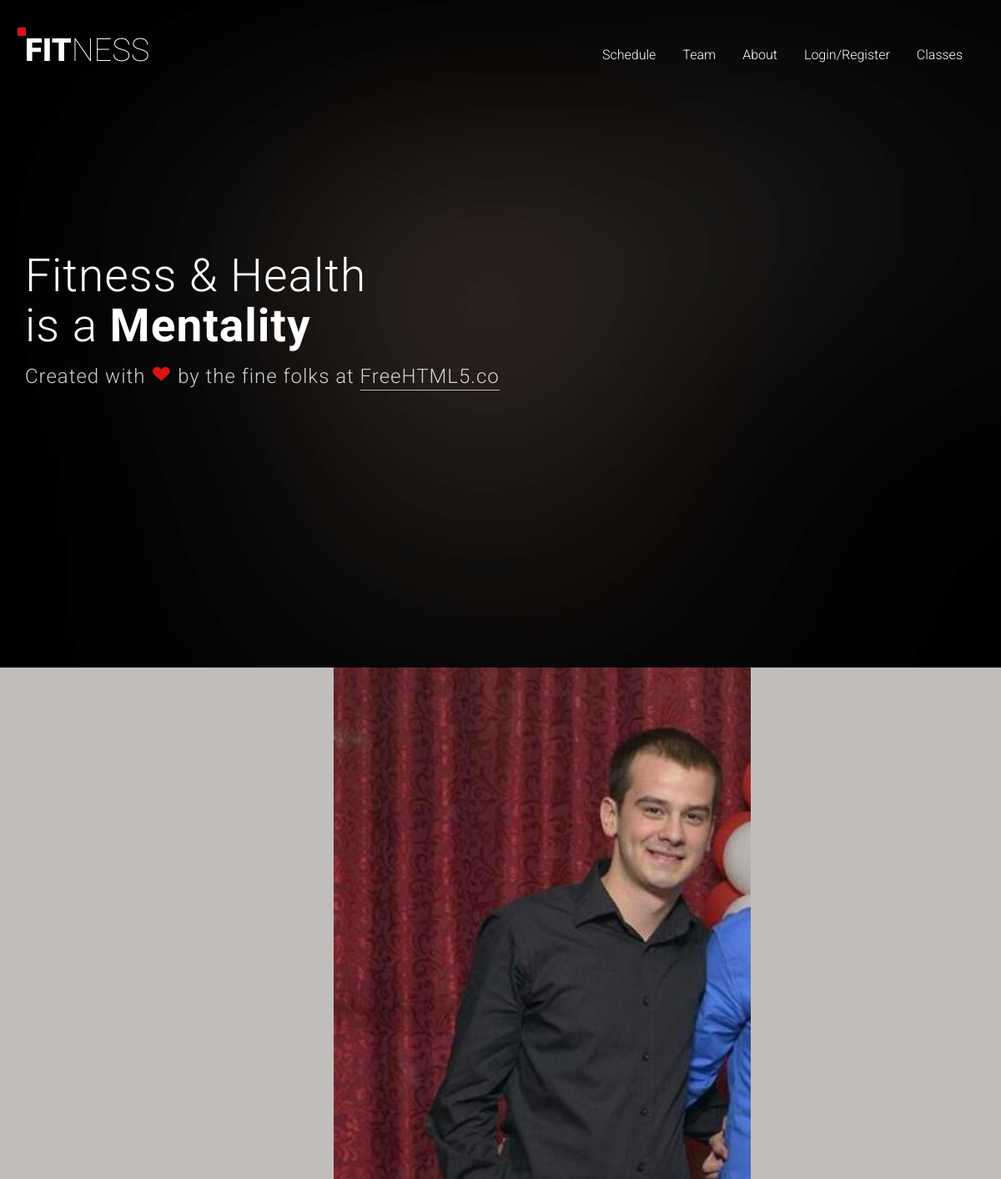
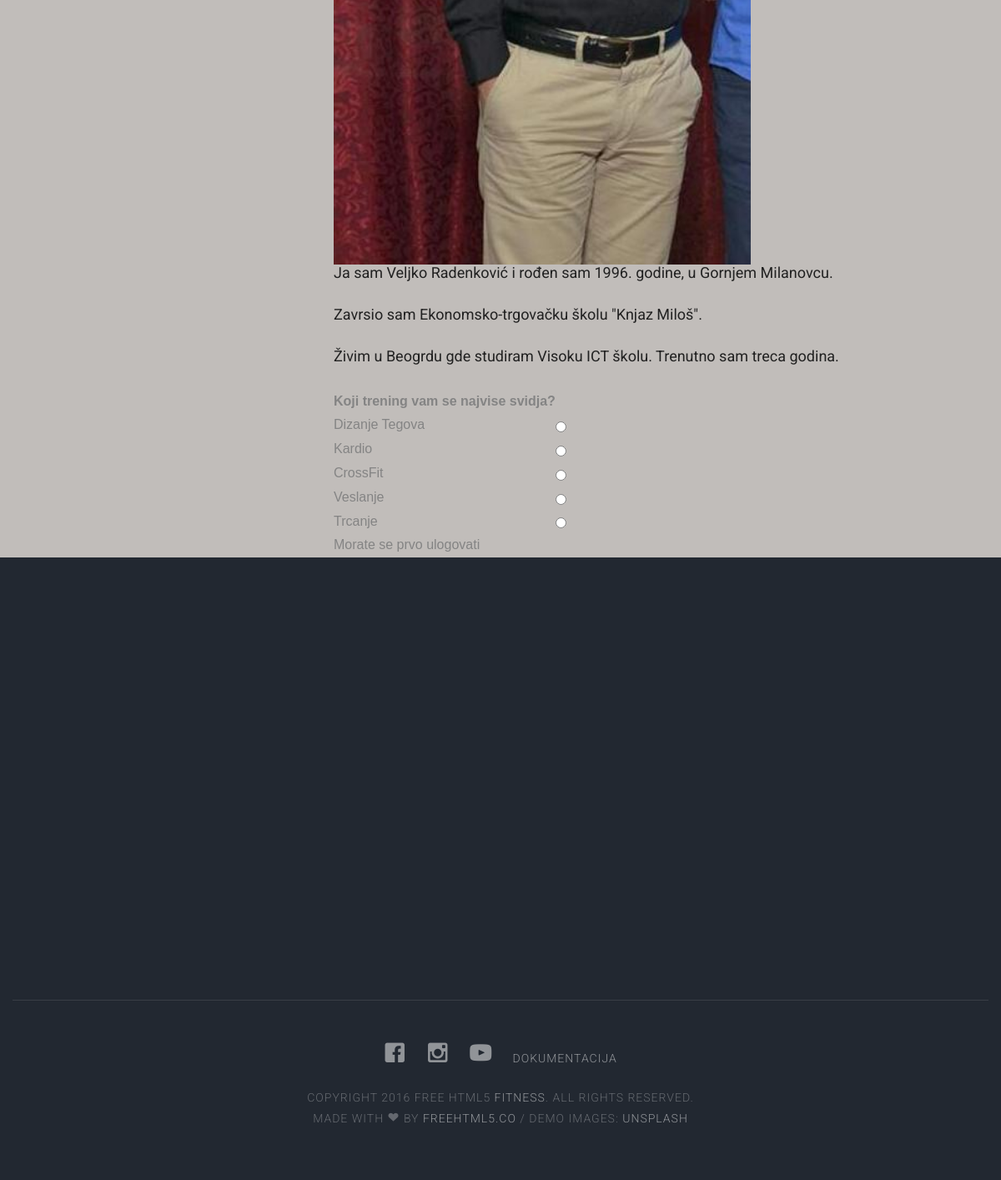
Page /index.php?page=About on the committed database (2 pictures, top to bottom).
### tables this page shows
CREATE TABLE `navigation` (
  `id` int(11) NOT NULL,
  `name` varchar(30) NOT NULL
);

CREATE TABLE `pitanje` (
  `id` int(11) NOT NULL,
  `tekst_pitanja` varchar(50) NOT NULL
);

CREATE TABLE `odgovor` (
  `id` int(11) NOT NULL,
  `tekst_odgovora` varchar(50) NOT NULL,
  `id_pitanja` int(11) NOT NULL,
  `broj` int(11) NOT NULL
);

### views/commponents/about.php (the view)
<?php
include ('connection.php');
$upit="SELECT *,odgovor.id as odgid FROM pitanje INNER JOIN odgovor on pitanje.id = odgovor.id_pitanja where pitanje.id = 1";
try{
    $stmt=$conn->query($upit);
    $anketa=$stmt->fetchAll();
}catch (PDOException $ex){
    echo $ex->getMessage();
}
?>
<div class="col-lg-offset-4">
    <img src="images/veljko1.jpg" width="500">
    <h4>Ja sam Veljko Radenković i rođen sam 1996. godine, u Gornjem Milanovcu.</h4>
    <h4>Zavrsio sam Ekonomsko-trgovačku školu "Knjaz Miloš".</h4>
        <h4>Živim u Beogrdu gde studiram Visoku ICT školu. Trenutno sam treca godina.</h4>
    <table id="anketa">
        <th>Koji trening vam se najvise svidja?</th>
        <?php foreach($anketa as $a):?>
            <tr><td><?php echo $a['tekst_odgovora']?></td><td><input type="radio" data-id_pitanja="<?php echo $a['id']?>" class="odgovor" value="<?php echo $a['odgid']?>" name="odgovor"></td></tr>
        <?php endforeach;?>
        <?php if(isset($_SESSION['id'])):?>
            <tr><td><input type="button" class="btn btn-primary" id="glasaj" value="glasaj"></td></tr>
        <?php else:?>
            <tr><td><?php echo "Morate se prvo ulogovati"?></td></tr>
        <?php endif;?>
    </table>
</div>

### views/commponents/header.php (shortened to what this page needs)
<?php
$upit="SELECT * FROM navigation";
$navigation=$conn->query($upit);
?>
<!DOCTYPE html>
 <html class="no-js">
<head>
    <link rel="stylesheet" href="css/animate.css">
    <link rel="stylesheet" href="css/icomoon.css">
    <link rel="stylesheet" href="css/bootstrap.css">
    <link rel="stylesheet" href="css/superfish.css">
    <link rel="stylesheet" href="css/style.css">
    <link rel="stylesheet" href="css/login.css">
</head>
<body>
<div id="fh5co-wrapper">
    <div id="fh5co-page">
        <div id="fh5co-header">
            <header id="fh5co-header-section">
                <div class="container">
                    <div class="nav-header">
                        <h1 id="fh5co-logo"><a href="index.html">Fit<span>ness</span></a></h1>
                        <nav id="fh5co-menu-wrap" role="navigation">
                            <ul class="sf-menu" id="fh5co-primary-menu">
                                <?php foreach($navigation as $n):?><li class="active">
                                    <a href="index.php?page=<?php echo $n['name']?>"><?php echo $n['name'];?></a>
                                </li>
                                <?php ;endforeach?>
                            </ul>
                        </nav>
                    </div>
                </div>
            </header>
        </div>

### views/commponents/banner.php
<div class="fh5co-hero">
    <div class="fh5co-overlay"></div>
    <div class="fh5co-cover" data-stellar-background-ratio="0.5" style="background-image: url(images/home-image.jpg);">
        <div class="desc animate-box">
            <div class="container">
                <div class="row">
                    <div class="col-md-7">
                        <h2>Fitness &amp; Health <br>is a <b>Mentality</b></h2>
                        <p><span>Created with <i class="icon-heart3"></i> by the fine folks at <a href="http://freehtml5.co" class="fh5co-site-name">FreeHTML5.co</a></span></p>
                    </div>
                </div>
            </div>
        </div>
    </div>
</div>

### index.php (shortened to what this page needs)
<?php
include('connection.php');
include('views/commponents/header.php');
include ('views/commponents/banner.php');
if(isset($_GET['page'])){
    $page=$_GET['page'];
    switch ($page){
        case "About":
            include('views/commponents/about.php');
            break;
    }
}else{
    include('views/commponents/classes.php');
}
include('views/commponents/footer.php');

### views/commponents/footer.php (shortened to what this page needs)
<footer>
    <div id="footer">
        <div class="container">
            <div class="row">
            </div>
            <div class="row copy-right">
                <div class="col-md-6 col-md-offset-3 text-center">
                    <p class="fh5co-social-icons">
                        <a href="https://www.facebook.com/"><i class="icon-facebook2"></i></a>
                        <a href="https://twitter.com"><i class="icon-instagram"></i></a>
                        <a href="https://www.youtube.com/"><i class="icon-youtube"></i></a>
<a href="../../dokumentacija.pdf">Dokumentacija</a>
</p>
                    <p>Copyright 2016 Free Html5 <a href="#">Fitness</a>. All Rights Reserved. <br>Made with <i class="icon-heart3"></i> by <a href="http://freehtml5.co/" target="_blank">Freehtml5.co</a> / Demo Images: <a href="https://unsplash.com/" target="_blank">Unsplash</a></p>
                </div>
            </div>
        </div>
    </div>
</footer>
</div>
</div>
</body>
</html>

### css/icomoon.css (style rules this page uses)
[class^="icon-"], [class*=" icon-"] { font-family: 'icomoon' !important; speak: none; font-style: normal; font-weight: normal; font-variant: normal; text-transform: none; line-height: 1; -webkit-font-smoothing: antialiased; -moz-osx-font-smoothing: grayscale; }
.icon-heart3:before { content: "\e9b6"; }
.icon-facebook2:before { content: "\ea68"; }
.icon-instagram:before { content: "\ea70"; }
.icon-youtube:before { content: "\ea81"; }

### css/superfish.css (style rules this page uses)
.sf-menu, .sf-menu * { margin: 0; padding: 0; list-style: none; }
.sf-menu li { position: relative; }
.sf-menu > li { float: left; }
.sf-menu a { display: block; position: relative; }
.sf-menu { float: left; margin-bottom: 1em; }
.sf-menu a { border-left: 1px solid #fff; border-top: 1px solid #dFeEFF; border-top: 1px solid rgba(255,255,255,.5); padding: .75em 1em; text-decoration: none; zoom: 1; }
.sf-menu a { color: #13a; }
.sf-menu li { background: #BDD2FF; white-space: nowrap; *white-space: normal; -webkit-transition: background .2s; transition: background .2s; }

### css/login.css (style rules this page uses)
*, *:before, *:after { box-sizing: border-box; }
html { overflow-y: scroll; }
body { background: #c1bdba; font-family: 'Titillium Web', sans-serif; }
a { text-decoration: none; color: #1ab188; transition: .5s ease; }
h1 { text-align: center; color: #ffffff; font-weight: 300; margin: 0 0 40px; }
input, textarea { font-size: 22px; display: block; padding: 5px 10px; background: none; background-image: none; border: 1px solid #a0b3b0; color: #ffffff; border-radius: 0; transition: border-color .25s ease, box-shadow .25s ease; }

### rows in the picture
navigation: name "Schedule"
navigation: name "Team"
navigation: name "About"
navigation: name "Login/Register"
navigation: name "Classes"
pitanje: odgovor.tekst_odgovora "Dizanje Tegova", odgovor.tekst_odgovora "Kardio", odgovor.tekst_odgovora "CrossFit", odgovor.tekst_odgovora "Veslanje", odgovor.tekst_odgovora "Trcanje"
